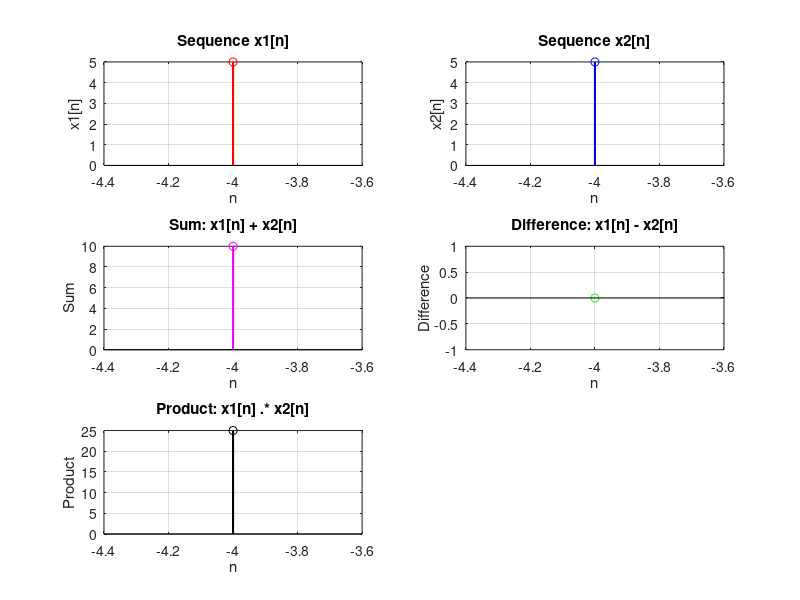

Recreate this plot in MATLAB.
x1_samples = input('Enter the samples of x1[n]: ');
x1_zero_index = input('Enter the position of n=0 for x1[n] (index): ');

x2_samples = input('Enter the samples of x2[n]: ');
x2_zero_index = input('Enter the position of n=0 for x2[n] (index): ');

x1_n_values = (1:length(x1_samples)) - x1_zero_index;
x2_n_values = (1:length(x2_samples)) - x2_zero_index;

common_n_range = min(min(x1_n_values), min(x2_n_values)) : max(max(x1_n_values), max(x2_n_values));

x1_aligned = zeros(1, length(common_n_range));
x2_aligned = zeros(1, length(common_n_range));

x1_aligned(ismember(common_n_range, x1_n_values)) = x1_samples;
x2_aligned(ismember(common_n_range, x2_n_values)) = x2_samples;

figure;
subplot(3, 2, 1);
stem(x1_n_values, x1_samples, 'r', 'LineWidth', 1.5); grid on;
xlabel('n'); ylabel('x1[n]');
title('Sequence x1[n]');

subplot(3, 2, 2);
stem(x2_n_values, x2_samples, 'b', 'LineWidth', 1.5); grid on;
xlabel('n'); ylabel('x2[n]');
title('Sequence x2[n]');

% Operations
sum_sequence = x1_aligned + x2_aligned;
difference_sequence = x1_aligned - x2_aligned;
product_sequence = x1_aligned .* x2_aligned;

% Plot sum_sequence[n]
subplot(3, 2, 3);
stem(common_n_range, sum_sequence, 'm', 'LineWidth', 1.5); grid on;
xlabel('n'); ylabel('Sum');
title('Sum: x1[n] + x2[n]');

% Plot difference_sequence[n]
subplot(3, 2, 4);
stem(common_n_range, difference_sequence, 'g', 'LineWidth', 1.5); grid on;
xlabel('n'); ylabel('Difference');
title('Difference: x1[n] - x2[n]');

% Plot product_sequence[n]
subplot(3, 2, 5);
stem(common_n_range, product_sequence, 'k', 'LineWidth', 1.5); grid on;
xlabel('n'); ylabel('Product');
title('Product: x1[n] .* x2[n]');
